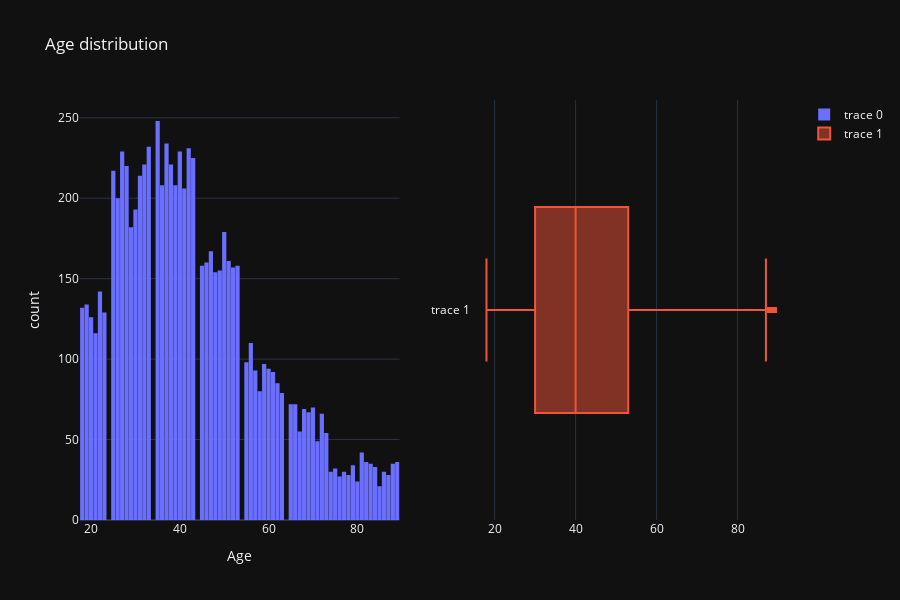

Notebook cell for this chart:
### Code cell
createPlot(df_train,"Age","Age distribution","Age","count")

### Figure 1 — Plotly figure (JSON) as saved in the notebook; plotly's stock layout.template omitted (floating-point values rounded to 4 significant figures; data arrays with more than 128 entries replaced by an {"elided": "..."} marker saying what was removed)
{"data": [{"marker": {"color": "#6a6fff"}, "type": "histogram", "x": {"elided": "8049 int values"}, "xaxis": "x", "yaxis": "y"}, {"type": "box", "x": {"elided": "8049 int values"}, "xaxis": "x2", "yaxis": "y2"}], "layout": {"bargap": 0.05, "height": 600, "title": {"text": "Age distribution"}, "width": 900, "xaxis": {"anchor": "y", "domain": [0, 0.45], "title": {"text": "Age"}}, "xaxis2": {"anchor": "y2", "domain": [0.55, 1]}, "yaxis": {"anchor": "x", "domain": [0, 1], "title": {"text": "count"}}, "yaxis2": {"anchor": "x2", "domain": [0, 1]}}}
